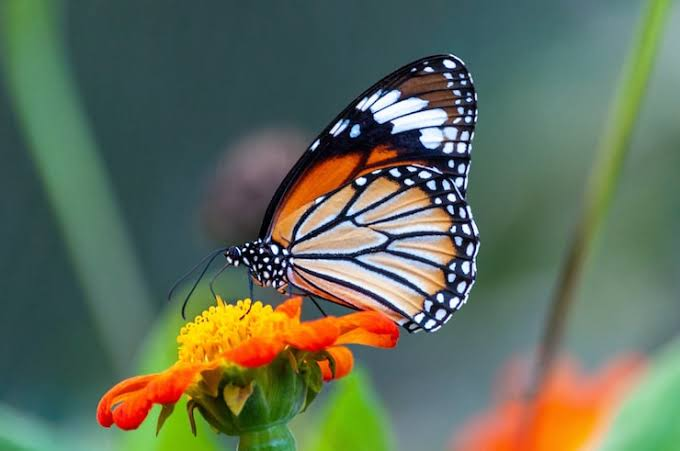
#> input picture Experiment-2/img2.jpg, 680 x 451 px
$ python main.py
#> lines starting #> are read from the running program, lines starting #| are printed output that depends on the picture
import cv2
import numpy as np
import matplotlib.pyplot as plt

# Load image
img = cv2.imread("img2.jpg")
#> img is the input picture: shape (451, 680, 3); mean B, G, R 89.9, 109.4, 97.3


# Convert image to grayscale
gray = cv2.cvtColor(img, cv2.COLOR_BGR2GRAY)
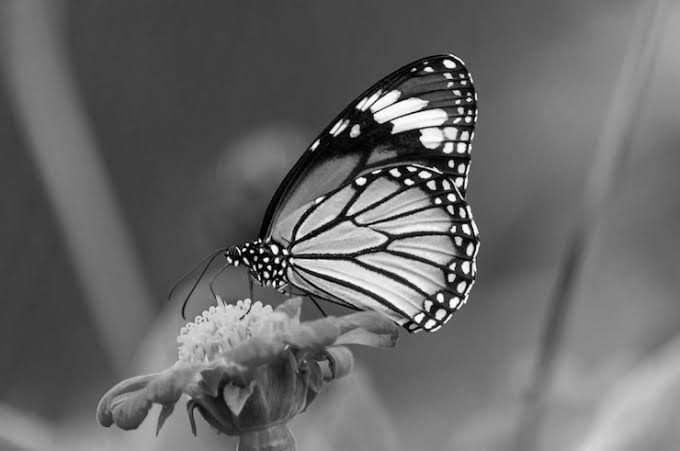
#> gray: shape (451, 680); min 0, max 255, mean 103.6

# Display original image
plt.figure(figsize=(10, 6))
plt.imshow(gray, cmap="gray")
plt.title("Original Image")
plt.axis("off")
plt.show()

# Original histogram
plt.figure()
plt.hist(gray.ravel(), 256, [0, 256])
plt.title("Histogram of Original Image")
plt.xlabel("Pixel Intensity")
plt.ylabel("Frequency")
plt.show()
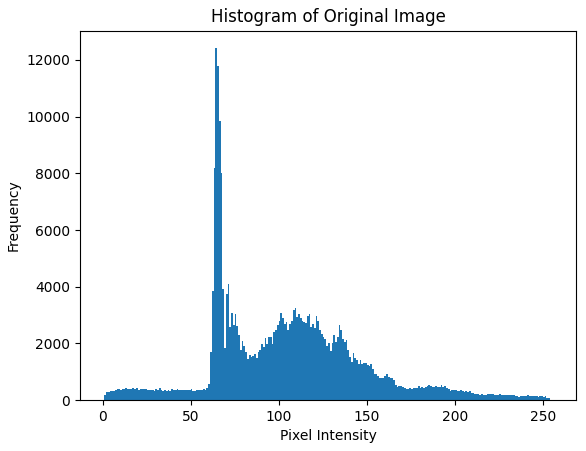
#> figure drawn by matplotlib, 1 panel; tallest bar 12412 high, from x = 64 to 65

# Contrast stretching
min_val = np.min(gray)
#> min_val = 0
max_val = np.max(gray)
#> max_val = 255

stretched = ((gray - min_val) / (max_val - min_val) * 255).astype(np.uint8)

# Display contrast stretched image
plt.figure(figsize=(10, 6))
plt.imshow(stretched, cmap="gray")
plt.title("Contrast Stretched Image")
plt.axis("off")
plt.show()

# Histogram Equalization
equalized = cv2.equalizeHist(gray)
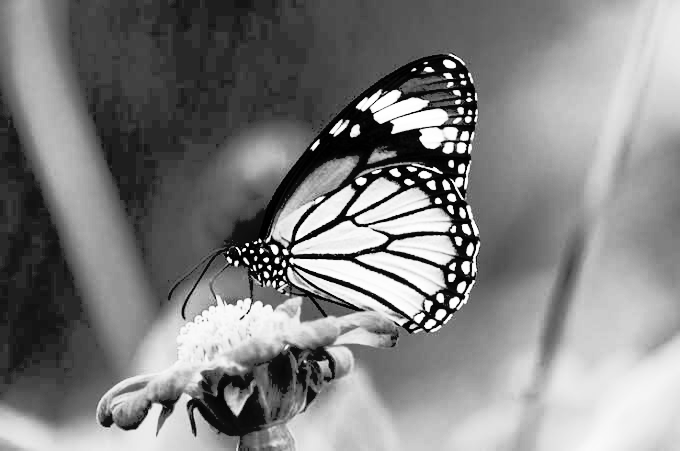
#> equalized: shape (451, 680); min 0, max 255, mean 128.9

# Display histogram equalized image
plt.figure(figsize=(10, 6))
plt.imshow(equalized, cmap="gray")
plt.title("Histogram Equalized Image")
plt.axis("off")
plt.show()

# CLAHE
clahe = cv2.createCLAHE(clipLimit=2.0, tileGridSize=(8, 8))
clahe_img = clahe.apply(gray)
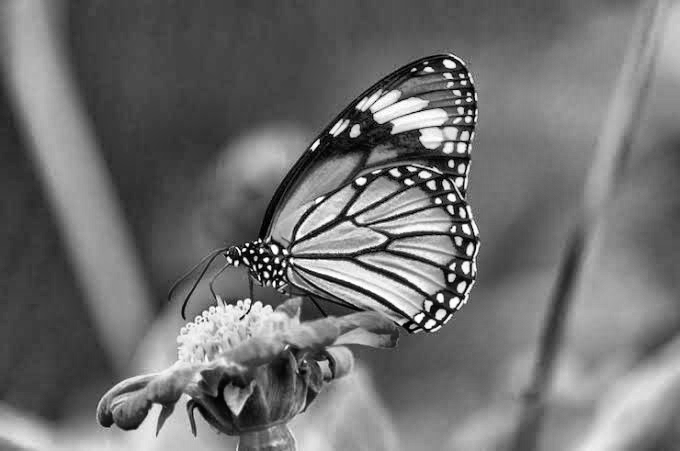
#> clahe_img: shape (451, 680); min 0, max 255, mean 111.9

# Display CLAHE image
plt.figure(figsize=(10, 6))
plt.imshow(clahe_img, cmap="gray")
plt.title("CLAHE Enhanced Image")
plt.axis("off")
plt.show()

# Compare histograms
plt.figure(figsize=(10, 6))

plt.hist(gray.ravel(), 256, [0, 256], alpha=0.5, label="Original")
plt.hist(equalized.ravel(), 256, [0, 256], alpha=0.5, label="Equalized")
plt.hist(clahe_img.ravel(), 256, [0, 256], alpha=0.5, label="CLAHE")

plt.title("Comparison of Histograms")
plt.xlabel("Pixel Intensity")
plt.ylabel("Frequency")
plt.legend()
plt.show()
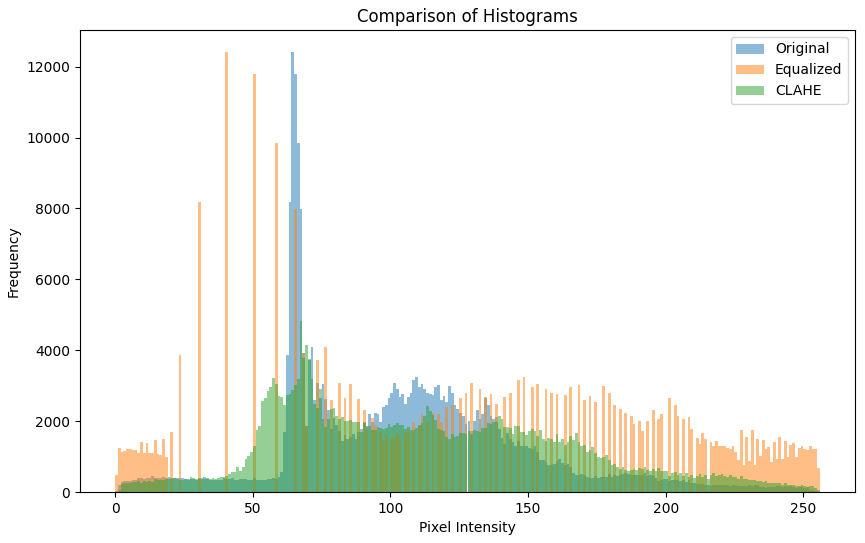
#> figure drawn by matplotlib, 1 panel; tallest bar 12412 high, from x = 64 to 65; tallest bar 12412 high, from x = 40 to 41; tallest bar 4832 high, from x = 67 to 68

# Save processed images
cv2.imwrite("contrast_stretched.jpg", stretched)
cv2.imwrite("histogram_equalized.jpg", equalized)
cv2.imwrite("clahe.jpg", clahe_img)

print("Experiment 2 completed successfully.")
